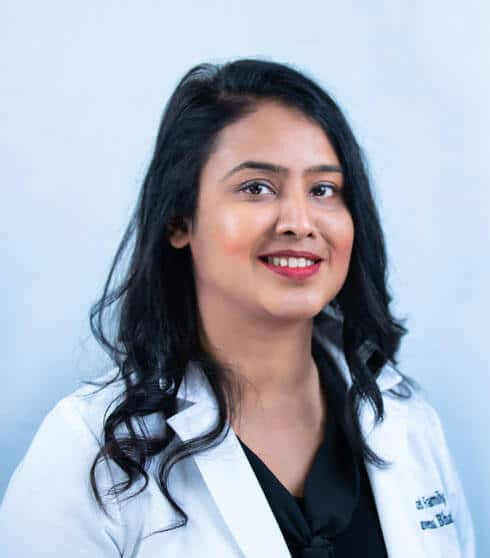
#> input picture advanced-family-dentistry-nashua/assets/img/doctor-bhat.jpg, 490 x 558 px
$ python hero-composite.py ../../advanced-family-dentistry-nashua/assets/img/doctor-bhat.jpg ../../advanced-family-dentistry-nashua/assets/img/doctor-bhat.jpg ../../advanced-family-dentistry-nashua/assets/img/doctor-bhat.jpg
#> lines starting #> are read from the running program, lines starting #| are printed output that depends on the picture; after the words box and inside, x2 and y2 are one past the last pixel; in counts of white or black regions, pixels touching at a corner belong together
#> further down, desk is the input picture: PIL image 490x558 RGB; mean R, G, B 163.7, 170.8, 184.4
"""Composite the 3D implant tiles onto black with a brand-blue glow and soft light particles.
python3 hero-composite.py <desk-tile.png> <mob-tile.png> <out-dir>"""
import sys, random
import numpy as np
from PIL import Image, ImageDraw, ImageFilter, ImageChops

BLUE, BLUE_L = (3, 151, 214), (47, 178, 236)


def bbox(im, thr=40):
#> called with thr = 40
    a = np.asarray(im.convert('L')) > thr
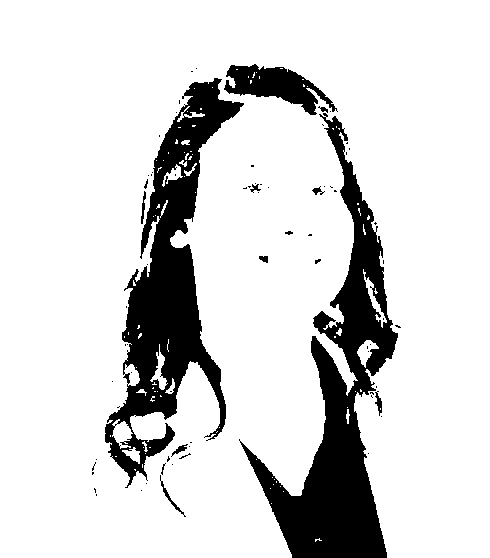
#> a: shape (558, 490) bool; 84.4% white; 72 black regions (60 under 20 px), largest, box (x1, y1, x2, y2) and area: (239, 113, 398, 558) 20482, (105, 78, 244, 488) 18719, (224, 64, 338, 115) 2665
    ys, xs = np.where(a)
    return int(xs.min()), int(ys.min()), int(xs.max()), int(ys.max())


def glow(size, cx, cy, rx, ry, color, alpha, blur):
    # draw on a padded canvas so the blur has no hard edge where the ellipse leaves the frame
    pad = int(blur * 3)
    L = Image.new('L', (size[0] + 2 * pad, size[1] + 2 * pad), 0)
    ImageDraw.Draw(L).ellipse((cx - rx + pad, cy - ry + pad, cx + rx + pad, cy + ry + pad), fill=int(255 * alpha))
    L = L.filter(ImageFilter.GaussianBlur(blur)).crop((pad, pad, pad + size[0], pad + size[1]))
    return Image.merge('RGB', [L.point(lambda v, c=c: v * c // 255) for c in color])


def particles(size, cx, cy, spread, n, seed, scale=1.0):
    rnd = random.Random(seed)
    out = Image.new('RGB', size, 0)
    for i in range(n):
        x = int(rnd.gauss(cx, spread[0])); y = int(rnd.gauss(cy, spread[1]))
        big = rnd.random() < 0.18
        r = (rnd.uniform(14, 34) if big else rnd.uniform(1.6, 5.5)) * scale
        a = rnd.uniform(0.05, 0.12) if big else rnd.uniform(0.25, 0.75)
        col = BLUE_L if rnd.random() < 0.7 else (220, 240, 255)
        L = Image.new('L', size, 0)
        ImageDraw.Draw(L).ellipse((x - r, y - r, x + r, y + r), fill=int(255 * a))
        L = L.filter(ImageFilter.GaussianBlur(r * (0.5 if big else 0.6)))
        out = ImageChops.add(out, Image.merge('RGB', [L.point(lambda v, c=c: v * c // 255) for c in col]))
    return out


def compose(tile, size, cx, cy, target_h, seed, n, spread):
    bx = bbox(tile); tile_scale = target_h / (bx[3] - bx[1])
#> after `bx = bbox(tile)`: bx = (0, 0, 489, 557)
#> after `tile_scale = target_h / (bx[3] - bx[1])`: tile_scale = 1.62
    t = tile.resize((round(tile.size[0] * tile_scale), round(tile.size[1] * tile_scale)), Image.LANCZOS)
    # feather the tile's border so the faint bloom haze it cuts through never shows as a step
    w, h0 = t.size; f = int(min(w, h0) * 0.05)
#> after `w, h0 = t.size`: w = 792; h0 = 902
#> after `f = int(min(w, h0) * 0.05)`: f = 39
    ramp = lambda n: np.clip(np.minimum(np.arange(n), np.arange(n)[::-1]) / f, 0, 1)
    m = np.outer(ramp(h0), ramp(w))[..., None]
    t = Image.fromarray((np.asarray(t).astype(float) * m).astype(np.uint8))
    x0, y0, x1, y1 = bbox(t)
#> in bbox (call 2), `a = np.asarray(im.convert('L')) > thr`: a: shape (902, 792) bool; 80.7% white; 87 black regions (69 under 20 px), largest, box (x1, y1, x2, y2) and area: (0, 0, 792, 902) 79725, (169, 125, 395, 789) 48885, (362, 104, 546, 186) 6968
#> x0 = 7; y0 = 7; x1 = 784; y1 = 894
    tcx, tcy = (x0 + x1) / 2, (y0 + y1) / 2
#> tcx = 395.5; tcy = 450.5
    base = Image.new('RGB', size, 0)
#> base: PIL image 2400x1500 RGB; every value is 0
    h = y1 - y0
#> h = 887
    base = ImageChops.add(base, glow(size, cx, cy, h * 0.42, h * 0.62, BLUE, 0.34, h * 0.16))
#> in glow, `L = Image.new('L', (size[0] + 2 * pad, size[1] + 2 * pad), 0)`: L: PIL image 3250x2350 L; every value is 0
#> in glow, `ImageDraw.Draw(L).ellipse((cx - rx + pad, cy - ry + pad, cx + rx + pad..`: L: PIL image 3250x2350 L; values 0 (black) and 86 (white), 8.4% white; 1 white region, box (x1, y1, x2, y2) and area: (1343, 595, 2089, 1695) 644408
    base = ImageChops.add(base, glow(size, cx, cy + h * 0.12, h * 0.22, h * 0.14, BLUE_L, 0.22, h * 0.07))
#> in glow (call 2), `L = Image.new('L', (size[0] + 2 * pad, size[1] + 2 * pad), 0)`: L: PIL image 2772x1872 L; every value is 0
#> in glow (call 2), `ImageDraw.Draw(L).ellipse((cx - rx + pad, cy - ry + pad, cx + rx + pad..`: L: PIL image 2772x1872 L; values 0 (black) and 56 (white), 1.5% white; 1 white region, box (x1, y1, x2, y2) and area: (1281, 888, 1673, 1137) 76648
    base = ImageChops.add(base, particles(size, cx, cy, spread, n, seed, scale=size[1] / 1500))
    layer = Image.new('RGB', size, 0)
    layer.paste(t, (round(cx - tcx), round(cy - tcy)))
    return ImageChops.screen(base, layer)


desk, mob, out = Image.open(sys.argv[1]).convert('RGB'), Image.open(sys.argv[2]).convert('RGB'), sys.argv[3]
D = compose(desk, (2400, 1500), round(0.538 * 2400), 720, 900, 7, 70, (520, 420))
D.save(f'{out}/hero-photo.webp', quality=80, method=6)
M = compose(mob, (960, 842), 480, 430, 640, 11, 34, (300, 220))
#> call 2 of compose, with size = (960, 842), cx = 480, cy = 430, target_h = 640, seed = 11, n = 34, spread = (300, 220)
#> in compose (call 2), `tile_scale = target_h / (bx[3] - bx[1])`: tile_scale = 1.15
#> call 4 of bbox, with thr = 40
#> in bbox (call 4), `a = np.asarray(im.convert('L')) > thr`:
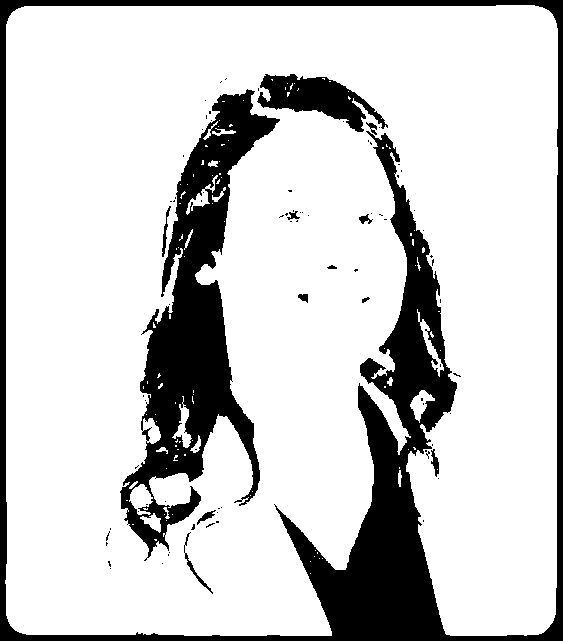
#> a: shape (641, 563) bool; 80.6% white; 84 black regions (71 under 20 px), largest, box (x1, y1, x2, y2) and area: (0, 0, 563, 641) 40921, (120, 89, 280, 561) 24680, (257, 74, 388, 132) 3509
#> in compose (call 2), `x0, y0, x1, y1 = bbox(t)`: x0 = 5; x1 = 557; y1 = 635
#> in compose (call 2), `tcx, tcy = (x0 + x1) / 2, (y0 + y1) / 2`: tcx = 281; tcy = 320
#> in compose (call 2), `base = Image.new('RGB', size, 0)`: base: PIL image 960x842 RGB; every value is 0
#> in compose (call 2), `h = y1 - y0`: h = 630
#> call 3 of glow, with size = (960, 842), cx = 480, cy = 430, rx = 264.6, ry = 390.6, color = (3, 151, 214), alpha = 0.34, blur = 100.8
#> in glow (call 3), `L = Image.new('L', (size[0] + 2 * pad, size[1] + 2 * pad), 0)`: L: PIL image 1564x1446 L; every value is 0
#> in glow (call 3), `ImageDraw.Draw(L).ellipse((cx - rx + pad, cy - ry + pad, cx + rx + pad..`: L: PIL image 1564x1446 L; values 0 (black) and 86 (white), 14.4% white; 1 white region, box (x1, y1, x2, y2) and area: (517, 341, 1047, 1123) 325448
#> in glow (call 3), `L = L.filter(ImageFilter.GaussianBlur(blur)).crop((pad, pad, pad + siz..`:
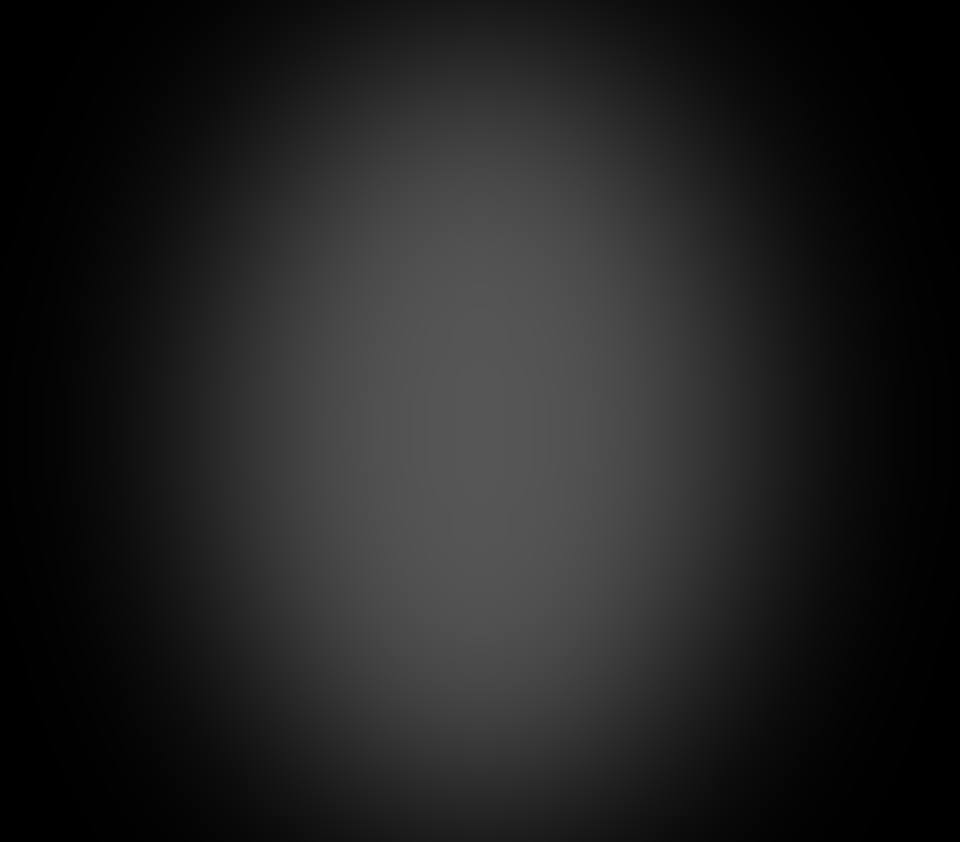
#> L: PIL image 960x842 L; min 0, max 86, mean 33.2
#> call 4 of glow, with size = (960, 842), cx = 480, cy = 505.6, rx = 138.6, ry = 88.2, color = (47, 178, 236), alpha = 0.22, blur = 44.1
#> in glow (call 4), `L = Image.new('L', (size[0] + 2 * pad, size[1] + 2 * pad), 0)`: L: PIL image 1224x1106 L; every value is 0
#> in glow (call 4), `ImageDraw.Draw(L).ellipse((cx - rx + pad, cy - ry + pad, cx + rx + pad..`: L: PIL image 1224x1106 L; values 0 (black) and 56 (white), 2.9% white; 1 white region, box (x1, y1, x2, y2) and area: (473, 549, 751, 726) 38626
#> in glow (call 4), `L = L.filter(ImageFilter.GaussianBlur(blur)).crop((pad, pad, pad + siz..`:
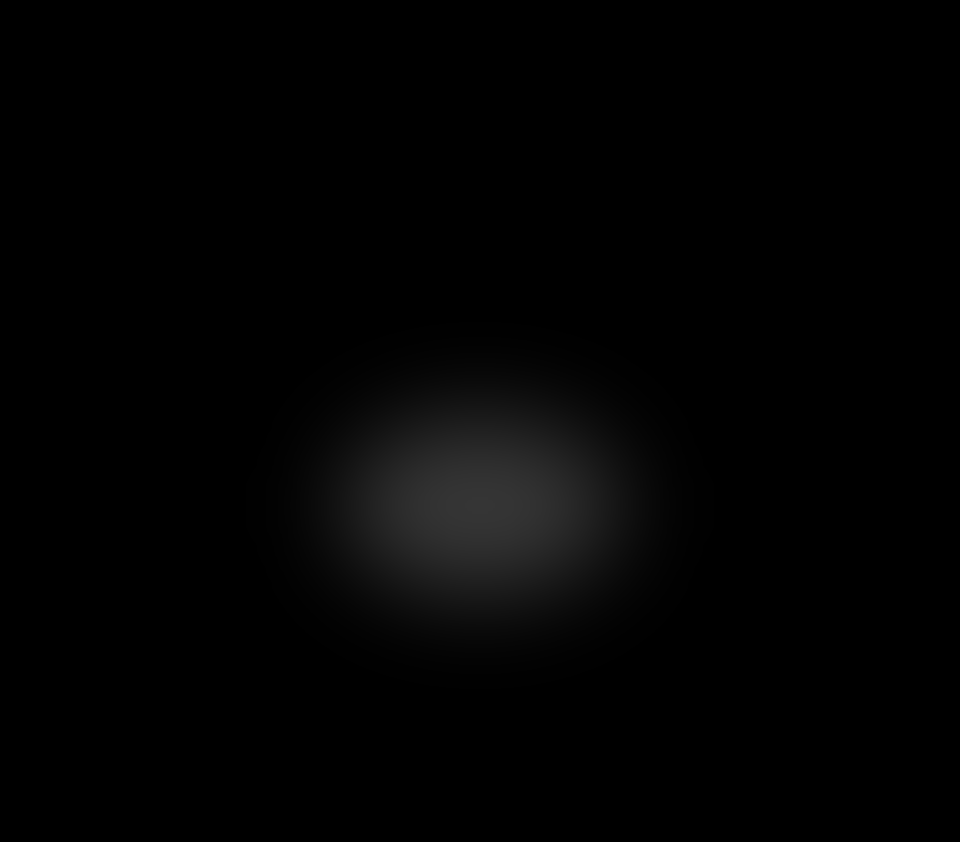
#> L: PIL image 960x842 L; min 0, max 53, mean 2.7
#> in compose (call 2), `base = ImageChops.add(base, glow(size, cx, cy + h * 0.12, h * 0.22, h ..`:
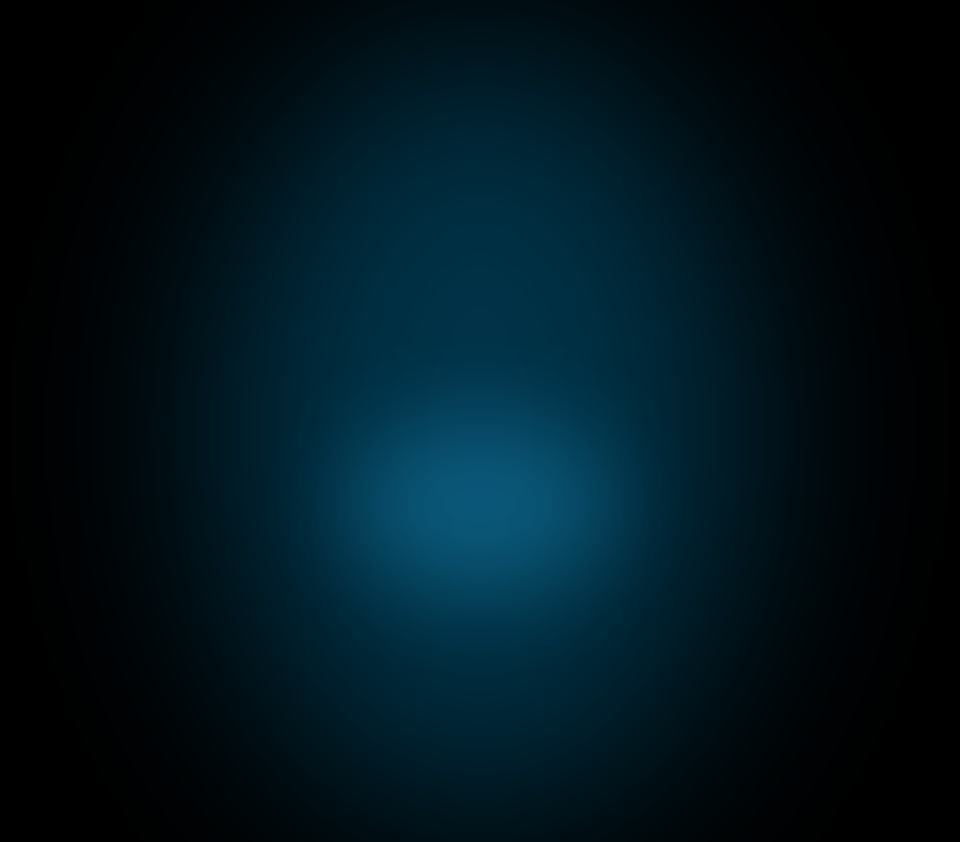
#> base: PIL image 960x842 RGB; mean R, G, B 0.4, 20.9, 29.7
#> in compose (call 2), `return ImageChops.screen(base, layer)`:
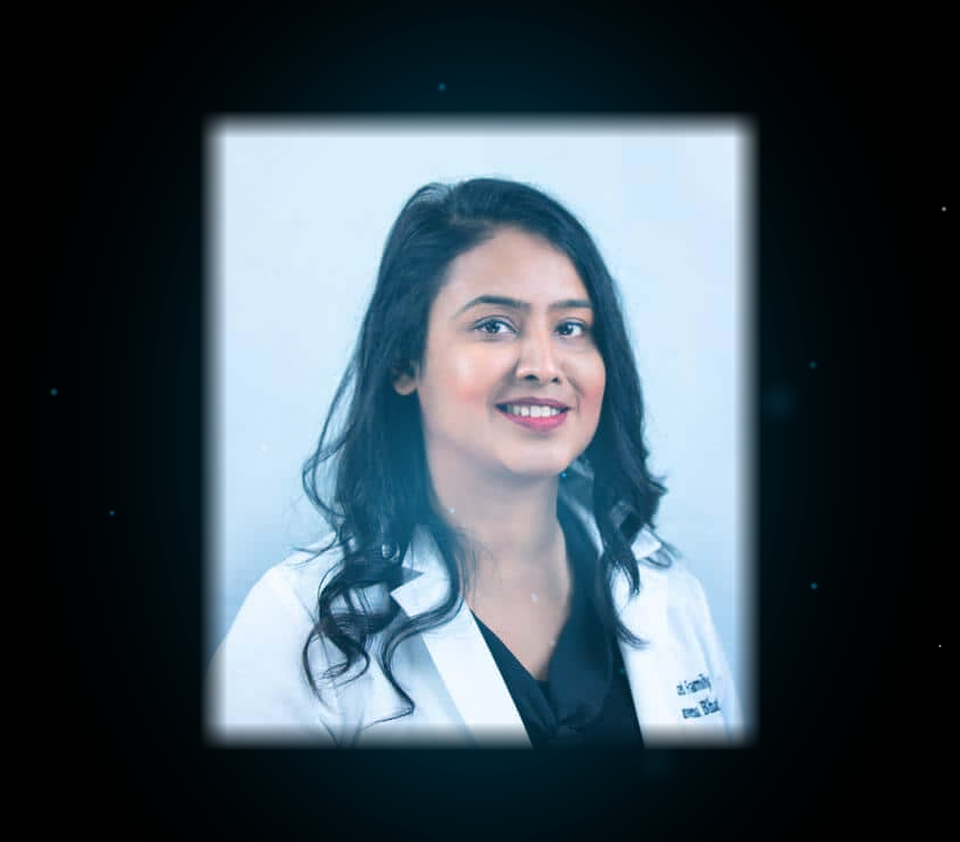
#> returned value: PIL image 960x842 RGB; mean R, G, B 65.1, 78.8, 88
M.save(f'{out}/hero-photo-mobile.webp', quality=82, method=6)
D.resize((1200, 750)).save(f'{out}/preview-desk.jpg', quality=85); M.save(f'{out}/preview-mob.jpg', quality=85)
#> after `D.resize((1200, 750)).save(f'{out}/preview-desk.jpg', quality=85)`:
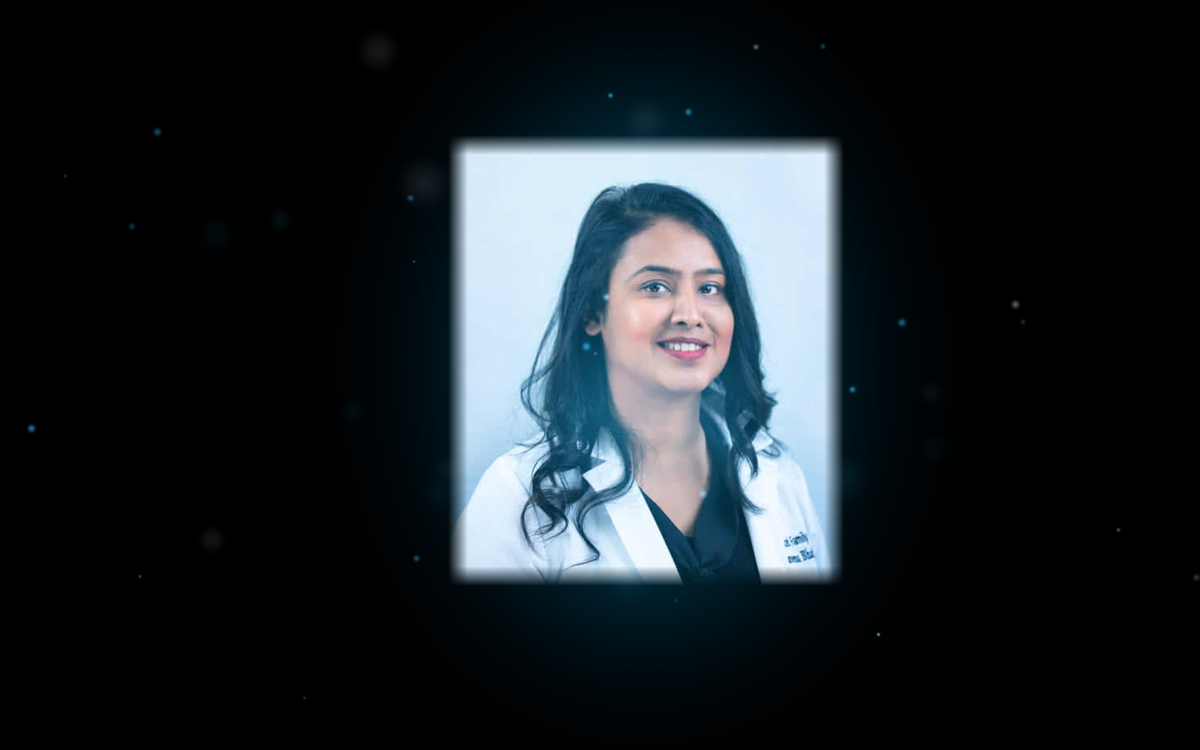
#> saved as preview-desk.jpg: PIL image 1200x750 RGB; mean R, G, B 29.1, 35.6, 39.8
print('ok')
